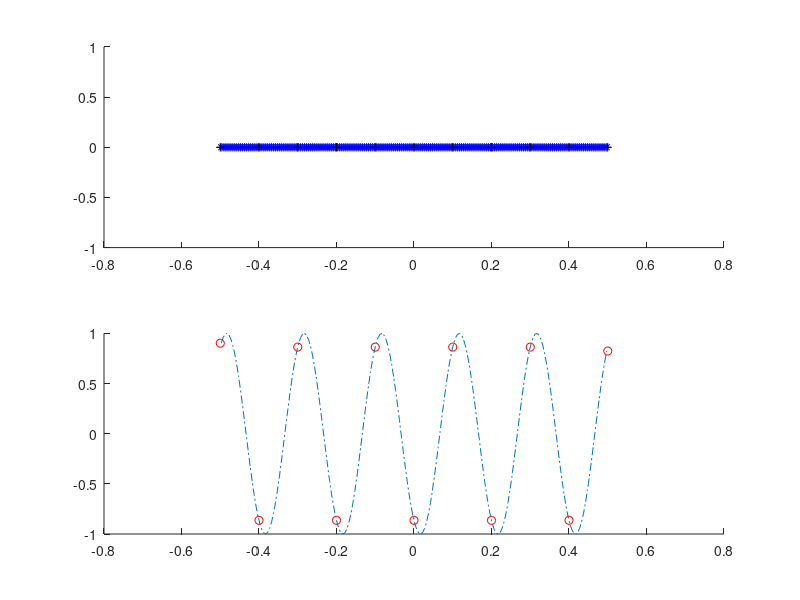

Write MATLAB code to recreate this figure.
function main
clear 
% close all

xmin = -1/2;
xmax = 1/2;
L    = (xmax - xmin);
Nx   = 11;
dx   =  L / (Nx-1);
xg   = xmin:dx:xmax;
xe   = xmin-dx/2:dx:xmax+dx/2;

Nxm_cell  = 20;
dxm       = dx/Nxm_cell;
xm        = xmin+dxm/2:dxm:xmax-dxm/2;

n         = 5;
Tm        = sin(-n*2*pi.*(xm+dx/3)/L);
Np        = length(xm);

iCm       = zeros(size(Tm));
Tg        = zeros(size(xg));
Wg        = zeros(size(xg));
sig       = dx/4;
p         = 10;
for k=1:Np
    
    iC = fix((xm(k)-xe(1))/dx)+1; % corresponding cell
    
    iCm(k) = iC;
    
    iW = iC-1;
    iE = iC+1;
    
    if  iW > 0 % W
        wW = RBF_Weight(xm(k),xg(iW),sig,p);
        Tg(iW) = Tg(iW) + wW*Tm(k);
        Wg(iW) = Wg(iW) + wW;
    end
    wC = RBF_Weight(xm(k),xg(iC),sig,p);
    Tg(iC) = Tg(iC) + wC*Tm(k);
    Wg(iC) = Wg(iC) + wC;
    
    if  iE < Nx+1 % E
        wE = RBF_Weight(xm(k),xg(iE),sig,p);
        Tg(iE) = Tg(iE) + wE*Tm(k);
        Wg(iE) = Wg(iE) + wE;
    end
    
end

iCm

Tg = Tg./Wg;


figure(1), clf
subplot(211)
hold on
plot(xm, xm*0, '*b')
plot(xg, xg*0, '+k')
subplot(212)
hold on
plot(xm, Tm, '-.')
plot(xg, Tg, 'or')


end

function w = RBF_Weight(xm,xg,sig,p)

    w = exp( - abs(xm-xg)/sig^2);
%     w = 1 / abs(xm-xg)^p;

end
